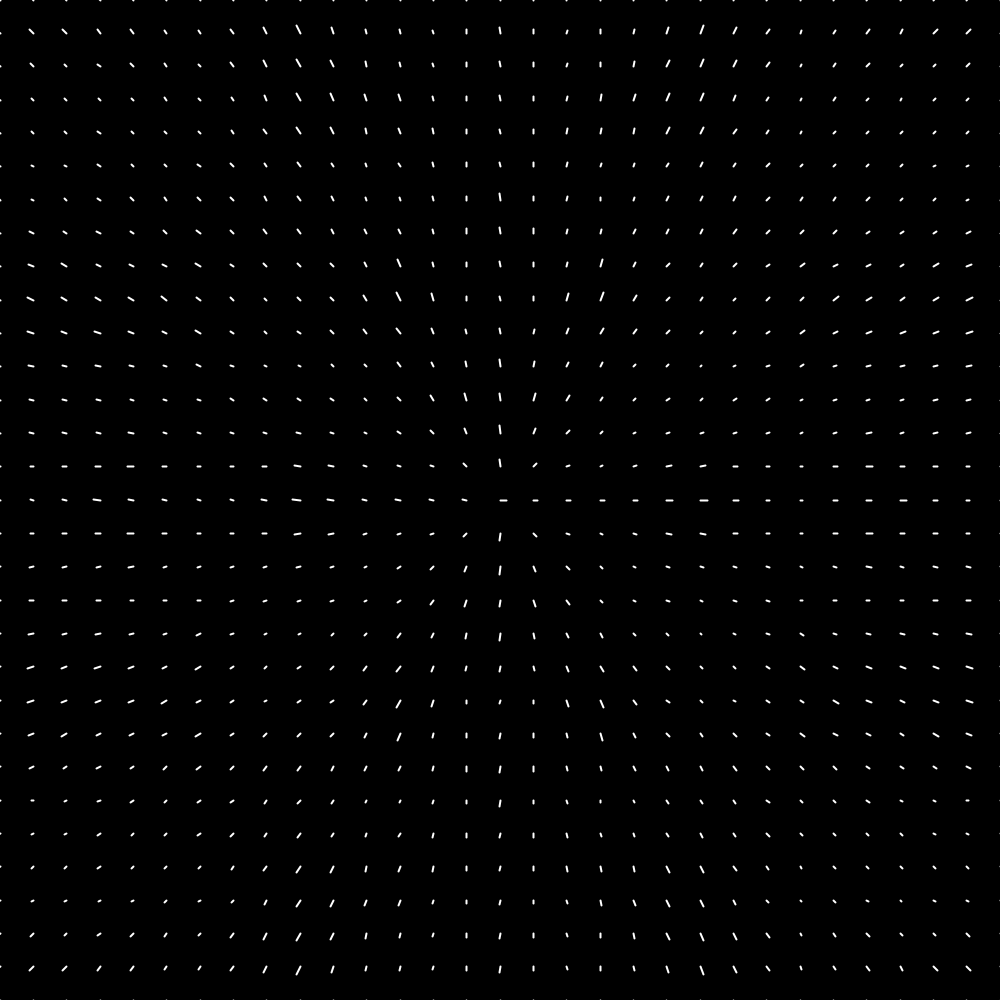
Frame 1 (no input)
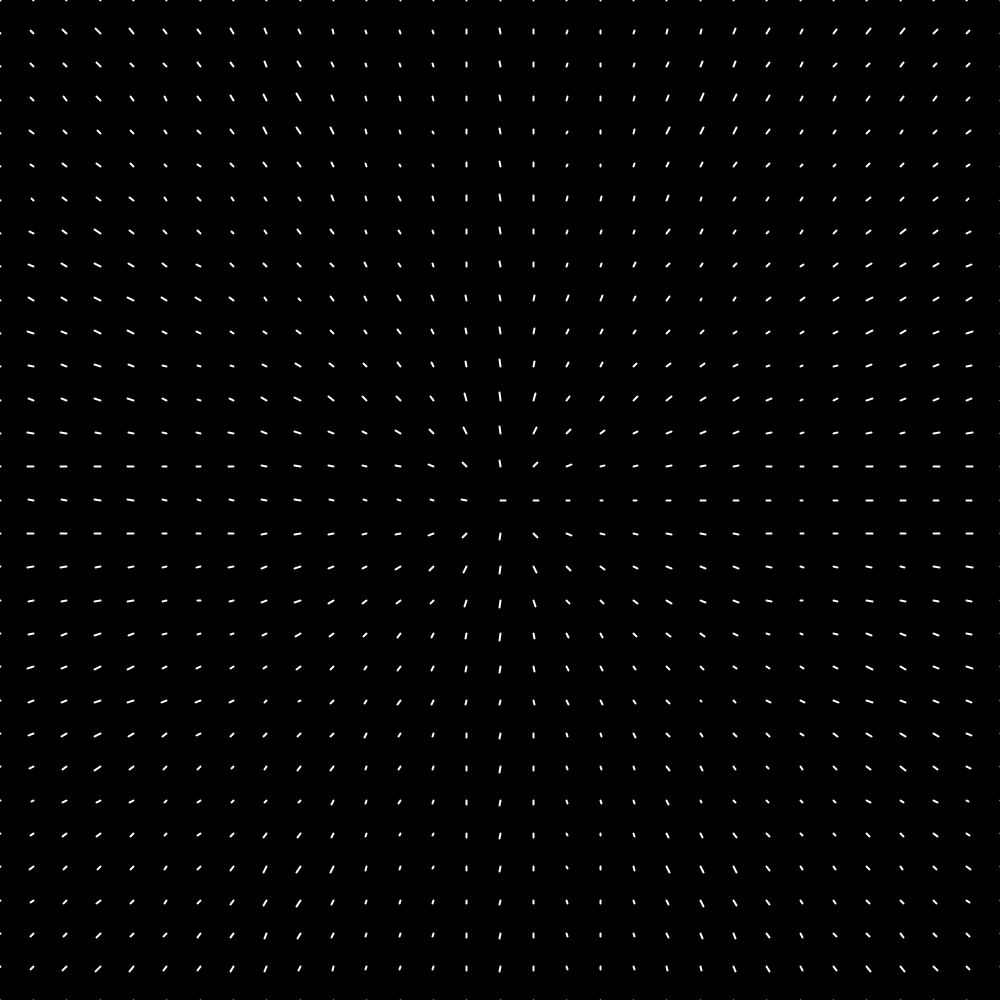
Frame 60 (the mouse pressed at the canvas centre just before this capture)
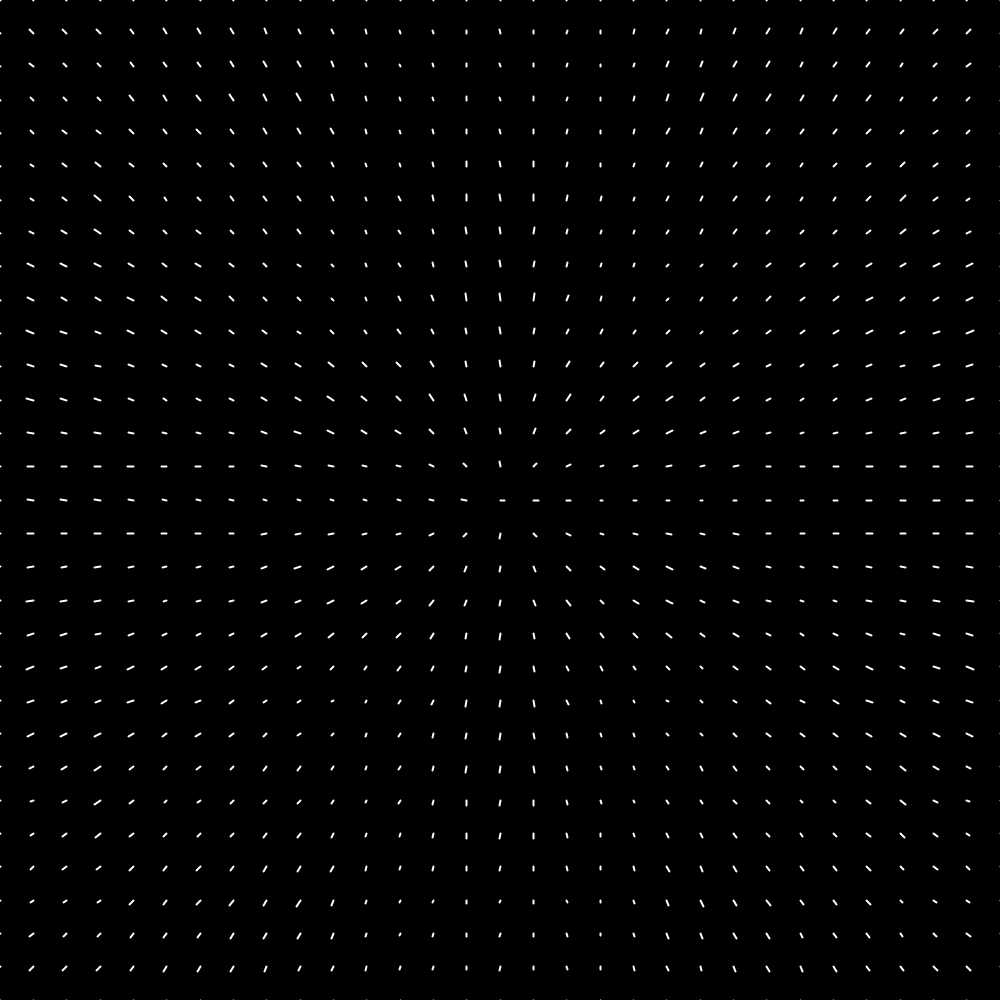
Frame 120 (the mouse held since frame 60 and released just before this capture)

The Processing sketch that drew these frames (run headless with seeded random() and noise(); from frame 60 on, the mouse is pressed at the canvas centre):

// Processing sketch: vectorField001
// ── vectorField001.pde
int cols, rows;
float x, y, z;

void setup() {
  size(1000, 1000);
  cols = 30;
  rows = 30;
  x = 0;
  y = 0;
  z = 0;
}

void draw() {
  background(0);

  pushMatrix();
  translate(width/2, height/2);
  
  for (int i = 0; i <= cols; i++) {
    for (int j = 0; j <= rows; j++) {
      float x = map(i, 0, cols, -width/2, width/2);
      float y = map(j, 0, rows, -height/2, height/2);
      float angle = atan2(y, x);
      float magnitude = noise(x/100.0, y/100.0, z);
      float vx = cos(angle) * magnitude;
      float vy = sin(angle) * magnitude;
      
      stroke(255);
      strokeWeight(2);
      pushMatrix();
      translate(x, y);
      rotate(angle);
      line(0, 0, magnitude * 10, 0);
      popMatrix();
    }
  }
  
  z += 0.01;
  popMatrix();
}
